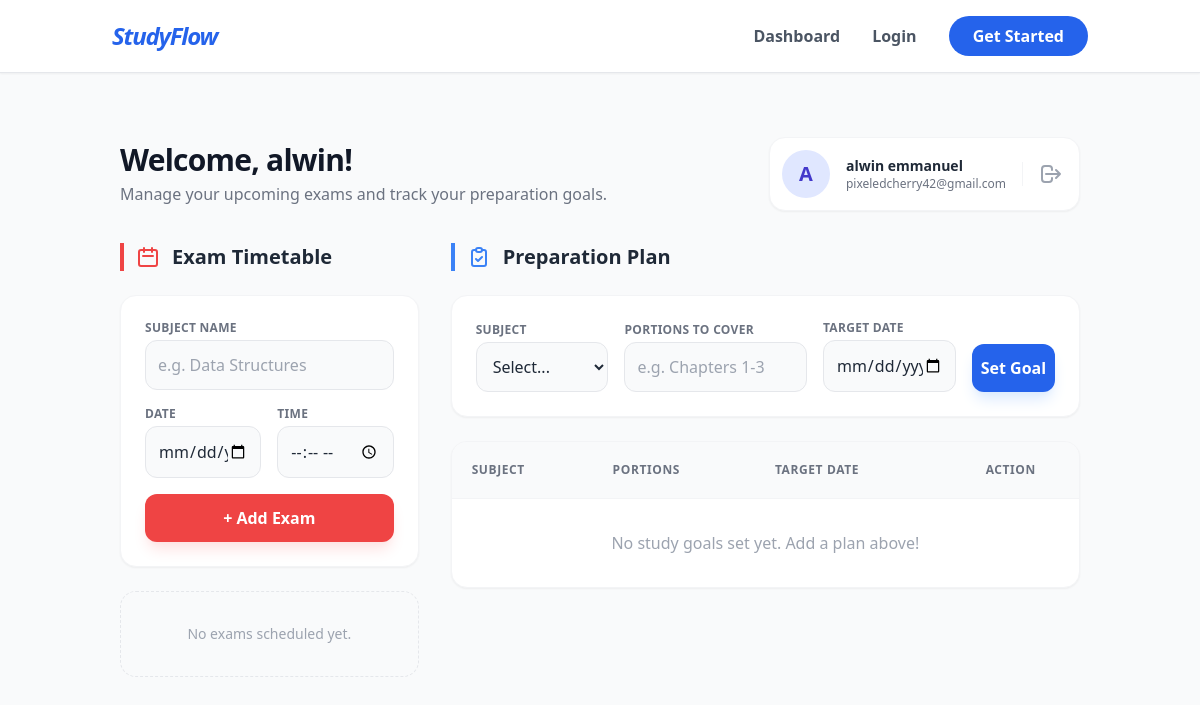
Page / (signed in) on the earlier database version.
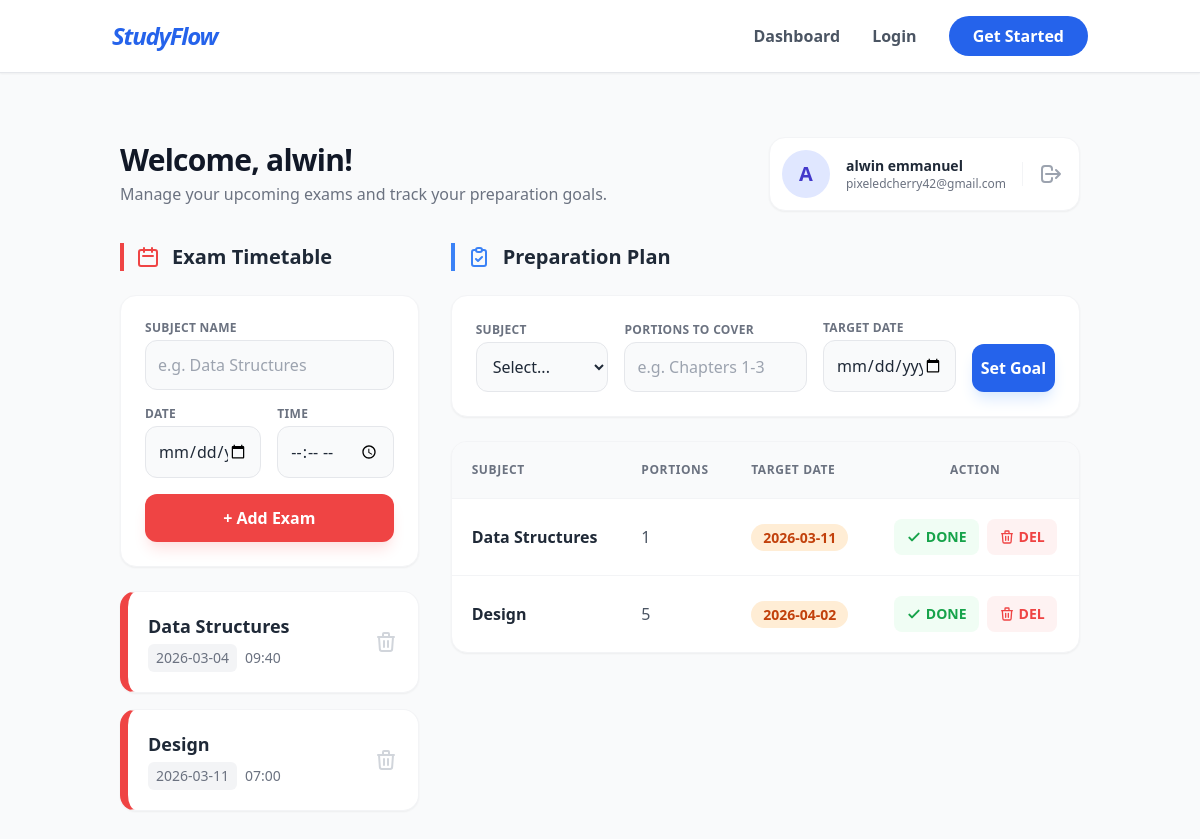
Same page on the later database version.
### tables this page shows
CREATE TABLE users (
            id INTEGER PRIMARY KEY AUTOINCREMENT,
            fullname TEXT NOT NULL,
            email TEXT UNIQUE NOT NULL,
            password TEXT NOT NULL
        );

CREATE TABLE exams (
            id INTEGER PRIMARY KEY AUTOINCREMENT,
            user_id INTEGER NOT NULL,
            subject TEXT NOT NULL,
            date TEXT NOT NULL,
            time TEXT,
            FOREIGN KEY (user_id) REFERENCES users (id)
        );

CREATE TABLE tasks (
            id INTEGER PRIMARY KEY AUTOINCREMENT,
            user_id INTEGER NOT NULL,
            subject TEXT NOT NULL,
            portions TEXT NOT NULL,
            deadline TEXT,
            FOREIGN KEY (user_id) REFERENCES users (id)
        );

### app.py (the view)
@app.route('/')
@login_required
def index():
    conn = get_db_connection()
    user_id = session['user_id']
    user = conn.execute('SELECT * FROM users WHERE id = ?', (user_id,)).fetchone()
    exams = conn.execute('SELECT * FROM exams WHERE user_id = ? ORDER BY date ASC', (user_id,)).fetchall()
    tasks = conn.execute('SELECT * FROM tasks WHERE user_id = ? ORDER BY deadline ASC', (user_id,)).fetchall()
    conn.close()
    return render_template('index.html', user=user, exams=exams, tasks=tasks)

### app.py (called while the page is built)
def get_db_connection():
    conn = sqlite3.connect(DB_PATH)
    conn.row_factory = sqlite3.Row
    return conn

def login_required(f):
    @wraps(f)
    def decorated_function(*args, **kwargs):
        if 'user_id' not in session:
            return redirect(url_for('login'))
        return f(*args, **kwargs)
    return decorated_function

### templates/index.html (shortened to what this page needs)
{% extends "base.html" %}
{% block content %}
<div class="max-w-7xl mx-auto px-4 py-8">
    <div class="mb-8 flex flex-col md:flex-row md:items-center justify-between gap-4">
        <div>
            <h1 class="text-3xl font-black text-gray-900 tracking-tight">Welcome, {{ user.fullname.split()[0] }}!</h1>
            <p class="text-gray-500 font-medium mt-1">Manage your upcoming exams and track your preparation goals.</p>
        </div>
        <div class="flex items-center space-x-4 bg-white p-3 pr-4 rounded-2xl shadow-sm border border-gray-100">
            <div class="bg-indigo-100 text-indigo-700 w-12 h-12 rounded-full flex items-center justify-center font-black text-xl">
                {{ user.fullname[0]|upper }}
            </div>
            <div>
                <p class="text-sm font-bold text-gray-800">{{ user.fullname }}</p>
                <p class="text-xs text-gray-500 font-medium">{{ user.email }}</p>
            </div>
            <div class="pl-4 border-l border-gray-100 ml-2">
                <a href="/logout" class="text-gray-400 hover:text-red-500 transition-colors flex flex-col items-center" title="Log Out">
                    <svg class="w-6 h-6" fill="none" stroke="currentColor" viewBox="0 0 24 24" xmlns="http://www.w3.org/2000/svg"><path stroke-linecap="round" stroke-linejoin="round" stroke-width="2" d="M17 16l4-4m0 0l-4-4m4 4H7m6 4v1a3 3 0 01-3 3H6a3 3 0 01-3-3V7a3 3 0 013-3h4a3 3 0 013 3v1"></path></svg>
                </a>
            </div>
        </div>
    </div>
    <div class="grid grid-cols-1 lg:grid-cols-3 gap-8">
        <div class="lg:col-span-1 space-y-6">
            <div class="flex items-center space-x-3 border-l-4 border-red-500 pl-3">
                <svg class="w-6 h-6 text-red-500" fill="none" stroke="currentColor" viewBox="0 0 24 24" xmlns="http://www.w3.org/2000/svg"><path stroke-linecap="round" stroke-linejoin="round" stroke-width="2" d="M8 7V3m8 4V3m-9 8h10M5 21h14a2 2 0 002-2V7a2 2 0 00-2-2H5a2 2 0 00-2 2v12a2 2 0 002 2z"></path></svg>
                <h2 class="text-xl font-bold text-gray-800">Exam Timetable</h2>
            </div>
            <form action="/add_exam" method="POST" class="bg-white p-6 rounded-2xl shadow-sm border border-gray-100 space-y-4">
                <div>
                    <label class="block text-xs font-bold text-gray-500 uppercase tracking-wide mb-1">Subject Name</label>
                    <input type="text" name="subject" placeholder="e.g. Data Structures" required
                        class="w-full border border-gray-200 p-3 rounded-xl bg-gray-50 text-gray-800 focus:bg-white focus:ring-2 focus:ring-red-400 focus:border-red-400 outline-none transition-all">
                </div>
                <div class="grid grid-cols-2 gap-4">
                    <div>
                        <label class="block text-xs font-bold text-gray-500 uppercase tracking-wide mb-1">Date</label>
                        <input type="date" name="date" required
                            class="w-full border border-gray-200 p-3 rounded-xl bg-gray-50 text-gray-800 focus:bg-white focus:ring-2 focus:ring-red-400 outline-none transition-all">
                    </div>
                    <div>
                        <label class="block text-xs font-bold text-gray-500 uppercase tracking-wide mb-1">Time</label>
                        <input type="time" name="time"
                            class="w-full border border-gray-200 p-3 rounded-xl bg-gray-50 text-gray-800 focus:bg-white focus:ring-2 focus:ring-red-400 outline-none transition-all">
                    </div>
                </div>
                <button type="submit" class="w-full mt-2 bg-red-500 text-white py-3 rounded-xl font-bold hover:bg-red-600 transition-all shadow-lg shadow-red-100 transform hover:-translate-y-0.5">
                    + Add Exam
                </button>
            </form>
            <div class="space-y-4">
                {% for exam in exams %}
                <div class="bg-white p-5 rounded-2xl shadow-sm border border-gray-100 border-l-8 border-l-red-500 hover:shadow-md transition-shadow relative overflow-hidden group flex justify-between items-center">
                    <div>
                        <h3 class="font-black text-gray-800 text-lg">{{ exam.subject }}</h3>
                        <div class="flex items-center text-sm text-gray-500 font-medium mt-1">
                            <span class="bg-gray-100 px-2 py-1 rounded-md mr-2">{{ exam.date }}</span>
                            {% if exam.time %}<span>{{ exam.time }}</span>{% endif %}
                        </div>
                    </div>
                    <a href="/delete_exam/{{ exam.id }}" class="text-gray-300 hover:text-red-500 transition-colors" title="Delete Exam">
                    </a>
                </div>
                {% else %}
                <div class="text-center py-8 bg-gray-50 rounded-2xl border border-dashed border-gray-200">
                    <p class="text-gray-400 font-medium text-sm">No exams scheduled yet.</p>
                </div>
                {% endfor %}
            </div>
        </div>
        <div class="lg:col-span-2 space-y-6">
            <div class="flex items-center space-x-3 border-l-4 border-blue-500 pl-3">
                <h2 class="text-xl font-bold text-gray-800">Preparation Plan</h2>
            </div>
            <form action="/add_study_plan" method="POST" class="bg-white p-6 rounded-2xl shadow-sm border border-gray-100">
                <div class="grid grid-cols-1 md:grid-cols-12 gap-4 items-end">
                    <div class="md:col-span-3">
                        <label class="block text-xs font-bold text-gray-500 uppercase tracking-wide mb-1">Subject</label>
                        <select name="subject" class="w-full border border-gray-200 p-3 rounded-xl bg-gray-50 text-gray-800 outline-none focus:ring-2 focus:ring-blue-500 focus:bg-white transition-all">
                            <option value="" disabled selected>Select...</option>
                        </select>
                    </div>
                    <div class="md:col-span-4">
                        <label class="block text-xs font-bold text-gray-500 uppercase tracking-wide mb-1">Portions to Cover</label>
                        <input type="text" name="portions" placeholder="e.g. Chapters 1-3" required
                            class="w-full border border-gray-200 p-3 rounded-xl bg-gray-50 text-gray-800 outline-none focus:ring-2 focus:ring-blue-500 focus:bg-white transition-all">
                    </div>
                    <div class="md:col-span-3">
                        <label class="block text-xs font-bold text-gray-500 uppercase tracking-wide mb-1">Target Date</label>
                        <input type="date" name="deadline" required
                            class="w-full border border-gray-200 p-3 rounded-xl bg-gray-50 text-gray-800 outline-none focus:ring-2 focus:ring-blue-500 focus:bg-white transition-all">
                    </div>
                    <div class="md:col-span-2">
                        <button type="submit" class="w-full bg-blue-600 text-white py-3 rounded-xl font-bold hover:bg-blue-700 transition-all shadow-lg shadow-blue-100 transform hover:-translate-y-0.5">
                            Set Goal
                        </button>
                    </div>
                </div>
            </form>
            <div class="bg-white rounded-2xl shadow-sm border border-gray-100 overflow-hidden">
                <div class="overflow-x-auto">
                    <table class="w-full text-left whitespace-nowrap">
                        <thead class="bg-gray-50 border-b border-gray-100">
                            <tr>
                                <th class="p-5 text-gray-500 font-bold uppercase text-xs tracking-wider">Subject</th>
                                <th class="p-5 text-gray-500 font-bold uppercase text-xs tracking-wider">Portions</th>
                                <th class="p-5 text-gray-500 font-bold uppercase text-xs tracking-wider">Target Date</th>
                                <th class="p-5 text-center text-gray-500 font-bold uppercase text-xs tracking-wider">Action</th>
                            </tr>
                        </thead>
                        <tbody class="divide-y divide-gray-100">
                            {% for task in tasks %}
                            <tr class="hover:bg-blue-50/30 transition-colors group">
                                <td class="p-5 font-bold text-gray-800">{{ task.subject }}</td>
                                <td class="p-5 text-gray-600">{{ task.portions }}</td>
                                <td class="p-5">
                                    <span class="bg-orange-100 text-orange-700 px-3 py-1 rounded-full text-sm font-bold">
                                        {{ task.deadline }}
                                    </span>
                                </td>
                                <td class="p-5 text-center">
                                    <div class="flex items-center justify-center space-x-2">
                                        <a href="/delete_task/{{ task.id }}" title="Mark as Complete"
                                           class="inline-flex items-center justify-center bg-green-50 text-green-600 font-black hover:bg-green-500 hover:text-white px-3 py-2 rounded-lg transition-all duration-200 text-sm">
                                            <svg class="w-4 h-4 mr-1" fill="none" stroke="currentColor" viewBox="0 0 24 24"><path stroke-linecap="round" stroke-linejoin="round" stroke-width="3" d="M5 13l4 4L19 7"></path></svg>
                                            DONE
                                        </a>
                                        <a href="/delete_task/{{ task.id }}" title="Delete Task"
                                           class="inline-flex items-center justify-center bg-red-50 text-red-500 font-black hover:bg-red-500 hover:text-white px-3 py-2 rounded-lg transition-all duration-200 text-sm">
                                            DEL
                                        </a>
                                    </div>
                                </td>
                            </tr>
                            {% else %}
                            <tr>
                                <td colspan="4" class="p-8 text-center text-gray-400 font-medium">
                                    No study goals set yet. Add a plan above!
                                </td>
                            </tr>
                            {% endfor %}
                        </tbody>
                    </table>
                </div>
            </div>
        </div>
    </div>
</div>
{% endblock %}

### templates/base.html (shortened to what this page needs)
<!DOCTYPE html>
<html lang="en">
<head>
    <script src="https://cdn.tailwindcss.com"></script>
</head>
<body class="bg-gray-50 min-h-screen">
    <nav class="bg-white border-b sticky top-0 z-50 shadow-sm">
        <div class="container mx-auto px-6 py-4 flex justify-between items-center">
            <a href="{{ url_for('index') }}" class="text-2xl font-black text-blue-600 tracking-tighter italic">StudyFlow</a>
            <div class="space-x-8 flex items-center">
                <a href="{{ url_for('index') }}" class="text-gray-600 hover:text-blue-600 font-semibold">Dashboard</a>
                <a href="{{ url_for('login') }}" class="text-gray-600 hover:text-blue-600 font-semibold">Login</a>
                <a href="{{ url_for('register') }}" class="bg-blue-600 text-white px-6 py-2 rounded-full font-bold hover:bg-blue-700 transition">Get Started</a>
            </div>
        </div>
    </nav>
    <div class="container mx-auto px-4 py-8">
        {% block content %}{% endblock %}
    </div>
</body>
</html>

Differences in the rows shown:
added exams: subject "Data Structures", date "2026-03-04", time "09:40"
added exams: subject "Design", date "2026-03-11", time "07:00"
added tasks: subject "Data Structures", portions "1", deadline "2026-03-11"
added tasks: subject "Design", portions "5", deadline "2026-04-02"
Other differences:
text no longer shown: "No exams scheduled yet. No study goals set yet. Add a plan above!"
